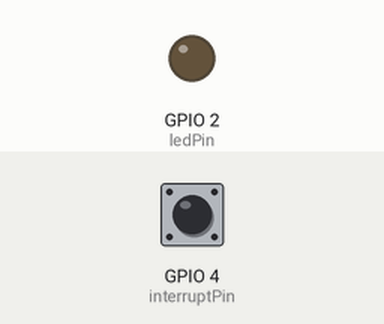
Recording of a program running on a simulated ESP32. On the bench: output pins drawn as LEDs (lit = HIGH). Inputs (shaded band) come from the test bench; at power-on: GPIO 4 (interruptPin) HIGH. WiFi joins after 1.5 s; servers stay silent unless stated; no MQTT or app messages arrive unless stated; what the program prints to the serial monitor is not drawn.

Above: at 3.2 s.
3.3 s: GPIO 4 (interruptPin) pulled LOW for 0.15 s
Timing chart, 0 to 6.3 s (numbered marks = the images above; inputs shaded):
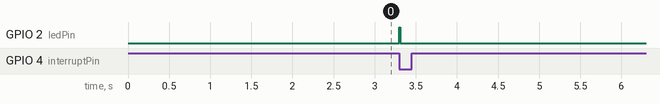

The program:

main.cpp
```cpp
#include <Arduino.h>
#include <WiFi.h>
#include <PubSubClient.h>
#include <ArduinoJson.h>
#include "GeigerCounter.h"
#include "main.h"


GeigerCounter counter;
WiFiClient wifiClient;
PubSubClient pubSubClient(wifiClient);

const char *ssid = "";
const char *password = "";
const char *mqttServer = "";

const int ledPin = 2;
const int interruptPin = 4;
const int blinkTime = 10;

unsigned long lastPulseTime = 0;
unsigned long currentPulseTime;

bool currentLedStatus = false;
bool lastLedStatus = false;

unsigned long tickTime = 0;
unsigned long lastsSyncCycle = 0;

void IRAM_ATTR pulseInterrupt() {
  currentPulseTime = millis();

  if (currentPulseTime - lastPulseTime <= 2) {
    return;
  } else {
    lastPulseTime = currentPulseTime;
  }

  counter.addPulse(currentPulseTime);
}

void setup() {
  Serial.begin(1152000);

  pinMode(ledPin, OUTPUT);

  pinMode(interruptPin, INPUT_PULLUP);
  attachInterrupt(digitalPinToInterrupt(interruptPin), pulseInterrupt, FALLING);

  setupWiFi();
  pubSubClient.setServer(mqttServer, 1883);
}

void setupWiFi() {
  delay(500);

  Serial.println();
  Serial.print("Connecting to ");
  Serial.println(ssid);

  WiFi.begin((char *) ssid, password);
  WiFi.setHostname("esp-dosimeter");

  while (WiFi.status() != WL_CONNECTED) {
    delay(500);
    Serial.print(".");
  }

  Serial.println("");
  Serial.println("WiFi connected");
  Serial.println("IP address: ");
  Serial.println(WiFi.localIP());
}

void reconnect() {
  while (!pubSubClient.connected()) {
    Serial.print("Attempting MQTT connection...");
    if (pubSubClient.connect("ESP32Dosimeter")) {
      Serial.println("connected");
    } else {
      Serial.print("failed, rc=");
      Serial.print(pubSubClient.state());
      Serial.println(" try again in 5 seconds");
      delay(5000);
    }
  }
}

void loop() {
  if (!pubSubClient.connected()) {
    reconnect();
  }
  pubSubClient.loop();

  tickTime = millis();

  // blink
  currentLedStatus = tickTime - lastPulseTime <= blinkTime;
  if (currentLedStatus != lastLedStatus) {
    lastLedStatus = currentLedStatus;
    digitalWrite(ledPin, currentLedStatus);
  }

  if (counter.hasData(tickTime) && tickTime > 10000 && tickTime - lastsSyncCycle > 5000) {
    lastsSyncCycle = tickTime;

    double pulses_s = counter.getPulsesPerSecond(tickTime);
    double microR_h = 0.000004669 * pow(pulses_s, 3) - 0.000384 * pow(pulses_s, 2) + 41.81 * pulses_s; // µR/h (мкР/ч)
    double microSv_h = microR_h / 100; // µSv/h (мкЗв/ч)

    StaticJsonDocument<256> doc;
    doc["pulses/s"] = pulses_s;
    doc["µSv/h"] = microSv_h;

    char buffer[256];
    size_t length = serializeJson(doc, buffer);
    pubSubClient.publish("global/dosimeter", buffer, length);

    serializeJson(doc, Serial);
    Serial.println();
  }
}
```

main.h
```cpp
void IRAM_ATTR pulseInterrupt();

void setupWiFi();

void setup();

void reconnect();

void loop();
```

Measured:
- after the input at 3.3 s, GPIO 2 (ledPin): LOW → HIGH at once, → LOW 0.01 s later
